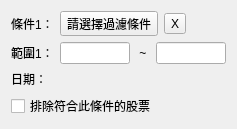
         <widget class="QWidget" name="widget_6" native="true">
          <property name="maximumSize">
           <size>
            <width>100</width>
            <height>16777215</height>
           </size>
          </property>
          <layout class="QVBoxLayout" name="verticalLayout_14">
           <item>
            <layout class="QHBoxLayout" name="horizontalLayout_35">
             <item>
              <widget class="QLabel" name="label_36">
               <property name="text">
                <string>條件1：</string>
               </property>
              </widget>
             </item>
             <item>
              <widget class="QToolButton" name="toolButton_26">
               <property name="text">
                <string>請選擇過濾條件</string>
               </property>
              </widget>
             </item>
             <item>
              <widget class="QToolButton" name="toolButton_27">
               <property name="text">
                <string>X</string>
               </property>
              </widget>
             </item>
             <item>
              <spacer name="horizontalSpacer_23">
               <property name="orientation">
                <enum>Qt::Horizontal</enum>
               </property>
               <property name="sizeHint" stdset="0">
                <size>
                 <width>40</width>
                 <height>20</height>
                </size>
               </property>
              </spacer>
             </item>
            </layout>
           </item>
           <item>
            <layout class="QHBoxLayout" name="horizontalLayout_36">
             <item>
              <widget class="QLabel" name="label_37">
               <property name="text">
                <string>範圍1：</string>
               </property>
              </widget>
             </item>
             <item>
              <widget class="QLineEdit" name="lineEdit_24">
               <property name="minimumSize">
                <size>
                 <width>70</width>
                 <height>0</height>
                </size>
               </property>
               <property name="maximumSize">
                <size>
                 <width>70</width>
                 <height>16777215</height>
                </size>
               </property>
              </widget>
             </item>
             <item>
              <widget class="QLabel" name="label_38">
               <property name="text">
                <string> ~ </string>
               </property>
              </widget>
             </item>
             <item>
              <widget class="QLineEdit" name="lineEdit_25">
               <property name="minimumSize">
                <size>
                 <width>70</width>
                 <height>0</height>
                </size>
               </property>
               <property name="maximumSize">
                <size>
                 <width>70</width>
                 <height>16777215</height>
                </size>
               </property>
              </widget>
             </item>
             <item>
              <spacer name="horizontalSpacer_24">
               <property name="orientation">
                <enum>Qt::Horizontal</enum>
               </property>
               <property name="sizeHint" stdset="0">
                <size>
                 <width>40</width>
                 <height>20</height>
                </size>
               </property>
              </spacer>
             </item>
            </layout>
           </item>
           <item>
            <layout class="QHBoxLayout" name="horizontalLayout_18">
             <item>
              <widget class="QLabel" name="label_19">
               <property name="text">
                <string>日期：</string>
               </property>
              </widget>
             </item>
            </layout>
           </item>
           <item>
            <layout class="QHBoxLayout" name="horizontalLayout_37">
             <item>
              <widget class="QCheckBox" name="checkBox_11">
               <property name="text">
                <string>排除符合此條件的股票</string>
               </property>
              </widget>
             </item>
            </layout>
           </item>
          </layout>
         </widget>
